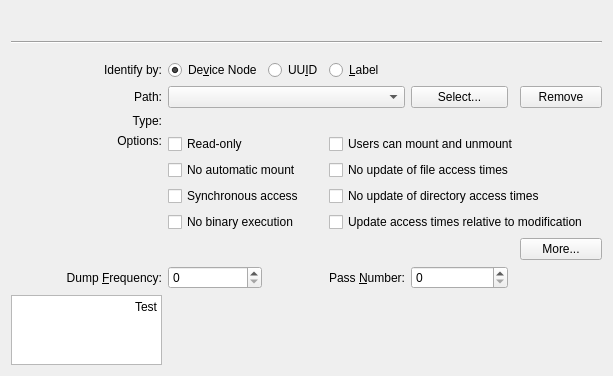
<?xml version="1.0" encoding="UTF-8"?>
<ui version="4.0">
 <author>
SPDX-FileCopyrightText: 2010 Volker Lanz &lt;vl@fidra.de&gt;
SPDX-FileCopyrightText: 2014 Andrius Štikonas &lt;andrius@stikonas.eu&gt;
SPDX-FileCopyrightText: 2018 Abhijeet Sharma &lt;sharma.abhijeet2096@gmail.com&gt;
SPDX-License-Identifier: GPL-3.0-or-later
 </author>
 <class>EditMountPointDialogWidgetBase</class>
 <widget class="QWidget" name="EditMountPointDialogWidgetBase">
  <property name="geometry">
   <rect>
    <x>0</x>
    <y>0</y>
    <width>613</width>
    <height>374</height>
   </rect>
  </property>
  <layout class="QGridLayout" name="gridLayout">
   <item row="4" column="2">
    <widget class="QRadioButton" name="m_RadioUUID">
     <property name="text">
      <string>UU&amp;ID</string>
     </property>
    </widget>
   </item>
   <item row="12" column="1">
    <widget class="QSpinBox" name="m_SpinDumpFreq"/>
   </item>
   <item row="7" column="3" colspan="4">
    <widget class="QCheckBox" name="m_CheckUsers">
     <property name="text">
      <string>Users can mount and unmount</string>
     </property>
    </widget>
   </item>
   <item row="10" column="3" colspan="4">
    <widget class="QCheckBox" name="m_CheckRelAtime">
     <property name="text">
      <string>Update access times relative to modification</string>
     </property>
    </widget>
   </item>
   <item row="6" column="1" colspan="2">
    <widget class="QLabel" name="m_LabelTypeValue">
     <property name="text">
      <string/>
     </property>
    </widget>
   </item>
   <item row="2" column="0" colspan="7">
    <widget class="Line" name="line">
     <property name="orientation">
      <enum>Qt::Horizontal</enum>
     </property>
    </widget>
   </item>
   <item row="7" column="1" colspan="2">
    <widget class="QCheckBox" name="m_CheckReadOnly">
     <property name="text">
      <string>Read-only</string>
     </property>
    </widget>
   </item>
   <item row="12" column="3">
    <widget class="QLabel" name="m_LabelPassNumber">
     <property name="text">
      <string>Pass &amp;Number:</string>
     </property>
     <property name="alignment">
      <set>Qt::AlignRight|Qt::AlignTrailing|Qt::AlignVCenter</set>
     </property>
     <property name="buddy">
      <cstring>m_SpinPassNumber</cstring>
     </property>
    </widget>
   </item>
   <item row="11" column="6">
    <widget class="QPushButton" name="m_ButtonMore">
     <property name="text">
      <string>More...</string>
     </property>
    </widget>
   </item>
   <item row="11" column="3" colspan="3">
    <spacer name="horizontalSpacer">
     <property name="orientation">
      <enum>Qt::Horizontal</enum>
     </property>
     <property name="sizeHint" stdset="0">
      <size>
       <width>195</width>
       <height>22</height>
      </size>
     </property>
    </spacer>
   </item>
   <item row="4" column="1">
    <widget class="QRadioButton" name="m_RadioDeviceNode">
     <property name="text">
      <string>De&amp;vice Node</string>
     </property>
     <property name="checked">
      <bool>true</bool>
     </property>
    </widget>
   </item>
   <item row="7" column="0">
    <widget class="QLabel" name="m_LabelOptions">
     <property name="text">
      <string>Options:</string>
     </property>
     <property name="alignment">
      <set>Qt::AlignRight|Qt::AlignTop|Qt::AlignTrailing</set>
     </property>
    </widget>
   </item>
   <item row="1" column="0" colspan="7">
    <spacer name="verticalSpacer">
     <property name="orientation">
      <enum>Qt::Vertical</enum>
     </property>
     <property name="sizeType">
      <enum>QSizePolicy::Fixed</enum>
     </property>
     <property name="sizeHint" stdset="0">
      <size>
       <width>20</width>
       <height>10</height>
      </size>
     </property>
    </spacer>
   </item>
   <item row="4" column="3">
    <widget class="QRadioButton" name="m_RadioLabel">
     <property name="text">
      <string>&amp;Label</string>
     </property>
    </widget>
   </item>
   <item row="10" column="1" colspan="2">
    <widget class="QCheckBox" name="m_CheckNoExec">
     <property name="text">
      <string>No binary execution</string>
     </property>
    </widget>
   </item>
   <item row="12" column="4">
    <widget class="QSpinBox" name="m_SpinPassNumber"/>
   </item>
   <item row="12" column="5" colspan="2">
    <spacer name="horizontalSpacer_3">
     <property name="orientation">
      <enum>Qt::Horizontal</enum>
     </property>
     <property name="sizeHint" stdset="0">
      <size>
       <width>135</width>
       <height>23</height>
      </size>
     </property>
    </spacer>
   </item>
   <item row="8" column="1" colspan="2">
    <widget class="QCheckBox" name="m_CheckNoAuto">
     <property name="text">
      <string>No automatic mount</string>
     </property>
    </widget>
   </item>
   <item row="5" column="6">
    <widget class="QPushButton" name="m_ButtonRemove">
     <property name="sizePolicy">
      <sizepolicy hsizetype="Minimum" vsizetype="Fixed">
       <horstretch>1</horstretch>
       <verstretch>0</verstretch>
      </sizepolicy>
     </property>
     <property name="text">
      <string>Remove</string>
     </property>
    </widget>
   </item>
   <item row="5" column="4">
    <widget class="QPushButton" name="m_ButtonSelect">
     <property name="sizePolicy">
      <sizepolicy hsizetype="Minimum" vsizetype="Fixed">
       <horstretch>1</horstretch>
       <verstretch>0</verstretch>
      </sizepolicy>
     </property>
     <property name="text">
      <string>Select...</string>
     </property>
    </widget>
   </item>
   <item row="9" column="3" colspan="4">
    <widget class="QCheckBox" name="m_CheckNoDirAtime">
     <property name="text">
      <string>No update of directory access times</string>
     </property>
    </widget>
   </item>
   <item row="12" column="0">
    <widget class="QLabel" name="m_LabelDumpFreq">
     <property name="text">
      <string>Dump &amp;Frequency:</string>
     </property>
     <property name="alignment">
      <set>Qt::AlignRight|Qt::AlignTrailing|Qt::AlignVCenter</set>
     </property>
     <property name="buddy">
      <cstring>m_SpinDumpFreq</cstring>
     </property>
    </widget>
   </item>
   <item row="3" column="0" colspan="7">
    <spacer name="verticalSpacer_2">
     <property name="orientation">
      <enum>Qt::Vertical</enum>
     </property>
     <property name="sizeType">
      <enum>QSizePolicy::Fixed</enum>
     </property>
     <property name="sizeHint" stdset="0">
      <size>
       <width>20</width>
       <height>10</height>
      </size>
     </property>
    </spacer>
   </item>
   <item row="6" column="0">
    <widget class="QLabel" name="m_LabelType">
     <property name="text">
      <string>Type:</string>
     </property>
     <property name="alignment">
      <set>Qt::AlignRight|Qt::AlignTrailing|Qt::AlignVCenter</set>
     </property>
    </widget>
   </item>
   <item row="5" column="0">
    <widget class="QLabel" name="m_LabelPath">
     <property name="text">
      <string>Path:</string>
     </property>
     <property name="alignment">
      <set>Qt::AlignRight|Qt::AlignTrailing|Qt::AlignVCenter</set>
     </property>
    </widget>
   </item>
   <item row="0" column="0" colspan="7">
    <widget class="QLabel" name="m_LabelNameValue">
     <property name="font">
      <font>
       <weight>75</weight>
       <bold>true</bold>
      </font>
     </property>
     <property name="text">
      <string/>
     </property>
     <property name="alignment">
      <set>Qt::AlignCenter</set>
     </property>
    </widget>
   </item>
   <item row="13" column="0" colspan="7">
    <spacer name="verticalSpacer_3">
     <property name="orientation">
      <enum>Qt::Vertical</enum>
     </property>
     <property name="sizeType">
      <enum>QSizePolicy::Fixed</enum>
     </property>
     <property name="sizeHint" stdset="0">
      <size>
       <width>20</width>
       <height>20</height>
      </size>
     </property>
    </spacer>
   </item>
   <item row="8" column="3" colspan="3">
    <widget class="QCheckBox" name="m_CheckNoAtime">
     <property name="text">
      <string>No update of file access times</string>
     </property>
    </widget>
   </item>
   <item row="9" column="1" colspan="2">
    <widget class="QCheckBox" name="m_CheckSync">
     <property name="text">
      <string>Synchronous access</string>
     </property>
    </widget>
   </item>
   <item row="12" column="2">
    <spacer name="horizontalSpacer_2">
     <property name="orientation">
      <enum>Qt::Horizontal</enum>
     </property>
     <property name="sizeHint" stdset="0">
      <size>
       <width>70</width>
       <height>23</height>
      </size>
     </property>
    </spacer>
   </item>
   <item row="4" column="0">
    <widget class="QLabel" name="label">
     <property name="text">
      <string>Identify by:</string>
     </property>
     <property name="alignment">
      <set>Qt::AlignRight|Qt::AlignTrailing|Qt::AlignVCenter</set>
     </property>
    </widget>
   </item>
   <item row="5" column="1" colspan="3">
    <widget class="QComboBox" name="m_EditPath"/>
   </item>
   <item row="13" column="0">
    <widget class="QTextEdit" name="t_MapName">
     <property name="plainText">
      <string>Test</string>
     </property>
     <property name="alignment">
      <set>Qt::AlignRight|Qt::AlignTrailing|Qt::AlignVCenter</set>
     </property>
    </widget>
   </item>
  </layout>
 </widget>
 <resources/>
 <connections/>
</ui>
